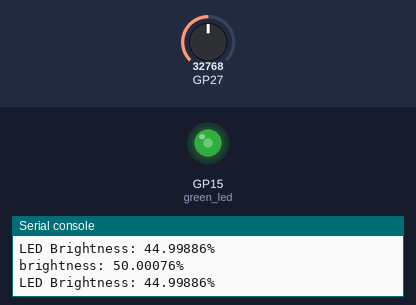
The program below on a simulated Raspberry Pi Pico running MicroPython. On the bench: output pins drawn as LEDs (lit = HIGH), the last lines printed to the serial console. The test bench sets the inputs (shaded band); at power-on: GP27 = 32768 (analog values on the 0–65535 scale).

Above: at 1.2 s.
1.3 s: GP27 set to 19660
At 3.2 s:
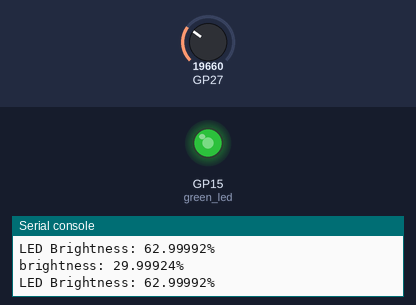
3.5 s: GP27 set to 7864
At 4.8 s:
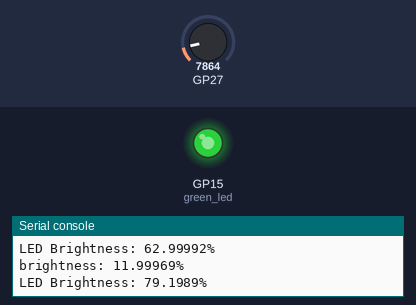
5.5 s: GP27 set to 57670
At 6.4 s:
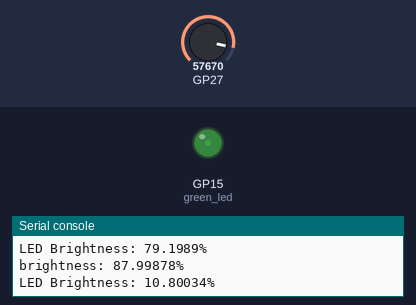
7.5 s: GP27 set to 65535
At 9.2 s:
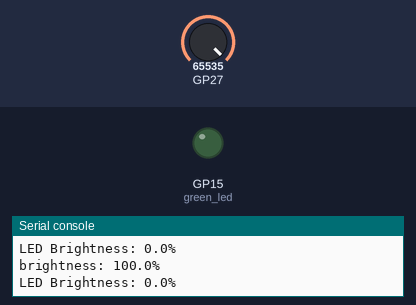
9.5 s: GP27 set to 32767
At 10.8 s:
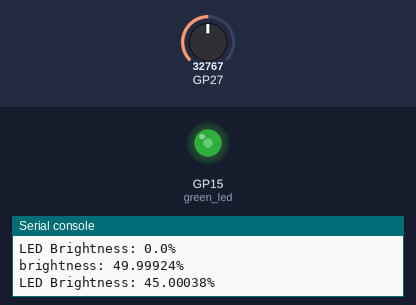
Timing chart, 0 to 12.5 s (numbered marks = the images above; inputs shaded):
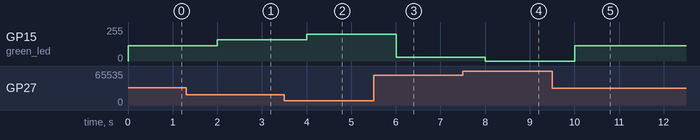

Measured:
- after the input at 1.3 s, GP15 (green_led): 115/255 → 161/255 after 0.70 s
- after the input at 3.5 s, GP15 (green_led): 161/255 → 202/255 after 0.50 s
- after the input at 5.5 s, GP15 (green_led): 202/255 → 28/255 after 0.50 s
- after the input at 7.5 s, GP15 (green_led): 28/255 → 0/255 after 0.51 s
- after the input at 9.5 s, GP15 (green_led): 0/255 → 115/255 after 0.51 s

The program:

LDR_example.py
```python
"""
Light-Dependent Resistor (LDR) Example
Reads analog values from an LDR sensor and controls LED brightness
using PWM based on ambient light levels. Demonstrates ADC and PWM usage.
"""

from machine import Pin
from machine import ADC
from machine import PWM
import machine
import time
MAX_BRIGHTNESS = 65535 # 16-bit ADC max value
LDR_ADC_Pin = 1
green_led_pin = 15
green_led = PWM(Pin(green_led_pin, Pin.OUT), freq=1000, duty_u16=0) # set PWM parameters
LDR = ADC(LDR_ADC_Pin) # set ADC pin


while True:
    LDR_val = LDR.read_u16() # read the analog value from the LDR
    duty_cycle = int((MAX_BRIGHTNESS - LDR_val)*0.9) # calculate new brightness
    green_led.duty_u16(duty_cycle) # set duty cycle
    print(f"brightness: {(LDR_val/MAX_BRIGHTNESS)*100}%")
    print(f"LED Brightness: {(duty_cycle/MAX_BRIGHTNESS)*100}%")
    time.sleep(1)
```
